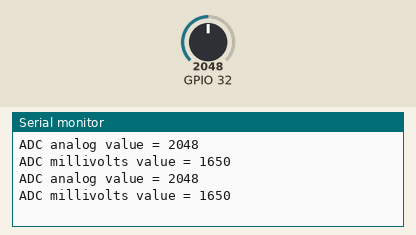
Simulated run of this sketch. Board: ESP32. Parts: the last lines printed to the serial monitor. The test bench sets the inputs (shaded band); at power-on: GPIO 32 = 2048 (analog values on the 0–4095 scale).

Above: at 1.2 s.
1.3 s: GPIO 32 set to 2866
At 2.6 s:
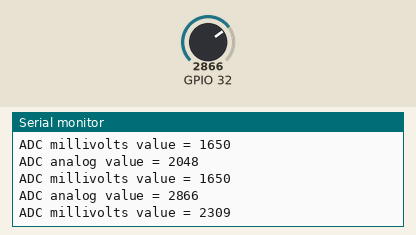
2.8 s: GPIO 32 set to 3603
At 3.7 s:
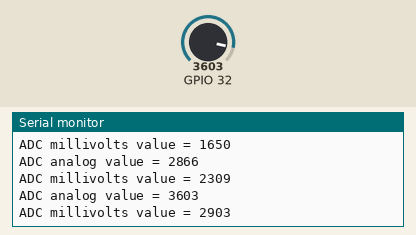
Timing chart, 0 to 5.8 s (numbered marks = the images above; inputs shaded):
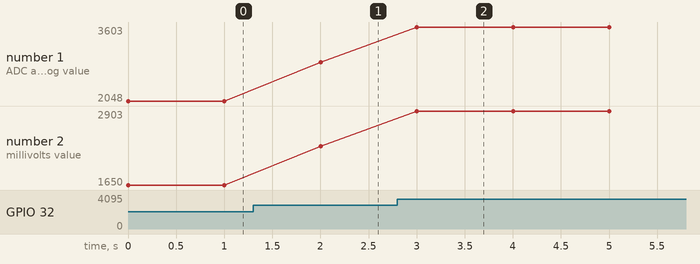

Measured:
- after the input at 1.3 s, the serial monitor: prints a new line after 0.70 s (image 1)
- after the input at 2.8 s, the serial monitor: prints a new line after 0.20 s (image 2)
- plotted number 1: 2048 → 2866 after the input at 1.3 s, 2866 → 3603 after the input at 2.8 s
- plotted number 2: 1650 → 2309 after the input at 1.3 s, 2309 → 2903 after the input at 2.8 s

The sketch:

AnalogRead.ino
```cpp
void setup() {
  // 初始化串口通信，波特率115200
  Serial.begin(115200);

  // 设置ADC分辨率为12位 (范围 0-4095)
  analogReadResolution(12);
}

void loop() {
  // 读取引脚 32 的模拟值
  int analogValue = analogRead(32);
  // 读取引脚 32 的等效毫伏值
  int analogVolts = analogReadMilliVolts(32);

  // 打印读取到的数值
  Serial.printf("ADC analog value = %d\n", analogValue);
  Serial.printf("ADC millivolts value = %d\n", analogVolts);

  // 延时1秒，避免刷新过快影响阅读
  delay(1000);
}
```
